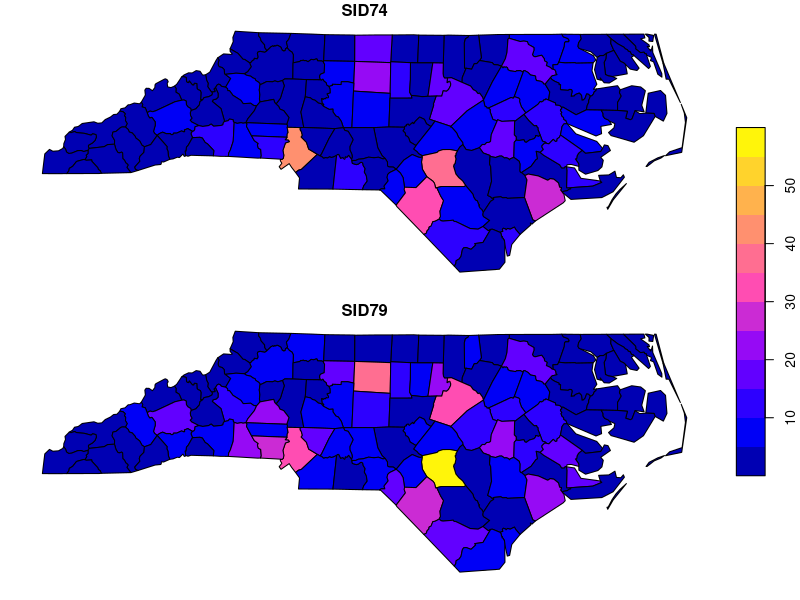

Write the R code that produced this figure. (Note: this script raises an error after producing the figure.)
## ---- chunk 1
knitr::opts_chunk$set(echo = FALSE)
library(sf)
library(tidyverse)
nc = read_sf(system.file("gpkg/nc.gpkg", package="sf"))
pts = st_centroid(st_geometry(nc))
xy = st_coordinates(st_centroid(nc$geom))
## ---- chunk 2
cols = c(3,5,9:14)
knitr::kable(as.data.frame(nc)[1:7,cols])
## ---- chunk 3
cols = c(3,5,9:10,16:17)
# xy = st_coordinates((nc$geom))
nc$longitude = xy[,1]
nc$latitude = xy[,2]
knitr::kable(as.data.frame(nc)[1:7,cols])
## ---- chunk 4
cols = c(3,5,9:14)
nc$geometry = format(pts)
cols = c(3,5,9:10,ncol(nc))
knitr::kable(as.data.frame(nc)[1:7,cols])
## ---- chunk 5
cols = c(3,5,9:14)
nc$geometry = format(nc$geom, width = 50)
cols = c(3,5,9:10,ncol(nc))
knitr::kable(as.data.frame(nc)[1:7,cols])
## ---- chunk 6
plot(nc[c("SID74", "SID79")], key.pos = 4)
st_crs(nc)
## ---- chunk 7
knitr::include_graphics('xkcd2.png')
